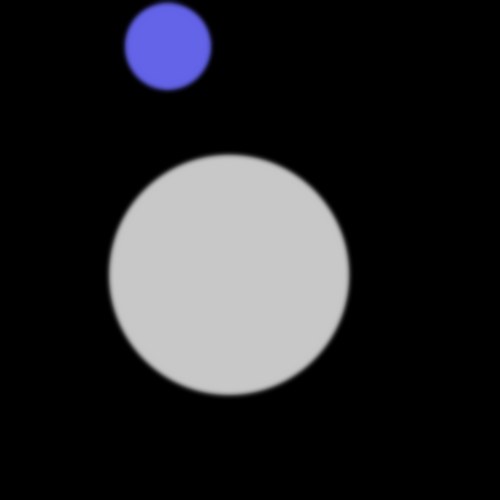
Frame 1 (no input)
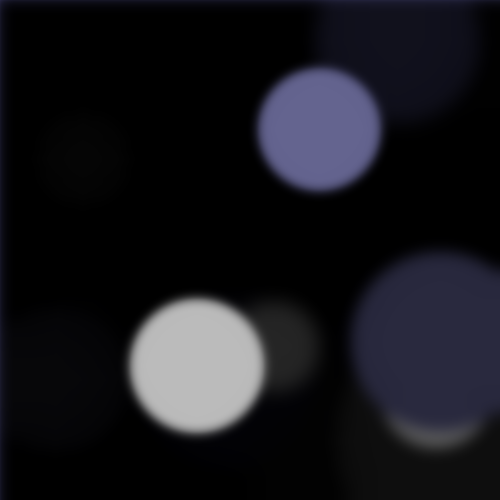
Frame 60 (the mouse pressed at the canvas centre just before this capture)
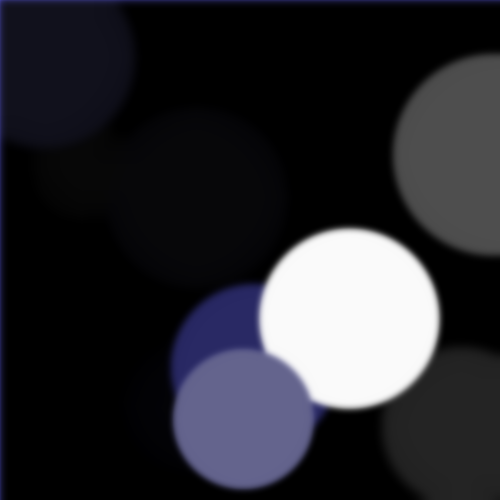
Frame 120 (the mouse held since frame 60 and released just before this capture)

The Processing sketch that drew these frames (run headless with seeded random() and noise(); from frame 60 on, the mouse is pressed at the canvas centre):

// Processing sketch: processing_173039
// ── processing_173039.pde

void setup(){
  size(500,500);
  background(0);
};
float r = random(100,500);

void draw(){
  for (int h=0; h<1; h=h+1) {
    frameRate(random(3, 10));
    float w = random(50,250);
    float b = random(50,200);
    float bC = random(100,255);
    fill(0, 150);
    rect(0,0,width,height);
    filter(BLUR, 0);
    noStroke();
    fill(random(175,255));
    ellipse(random(0,width),random(0,height),w, w);
    stroke(100,100,bC+20);
    fill(100,100,bC);
    ellipse(random(0,width),random(0,height),b, b);
    noFill();
    filter(BLUR, random(1,6));
     
  };
 if (mousePressed) {
   if (mouseButton==RIGHT) {
    noStroke();
    float r = random(20,80);
    filter(BLUR, 0);
    fill(random(100,255),100,100,random(20,80));
    ellipse(random(0,width),random(0,height),r, r);
   };
  };
  if(mousePressed) { 
      if (mouseButton==CENTER) {
         save("myoutput#.jpg");
      }
  };  
}
